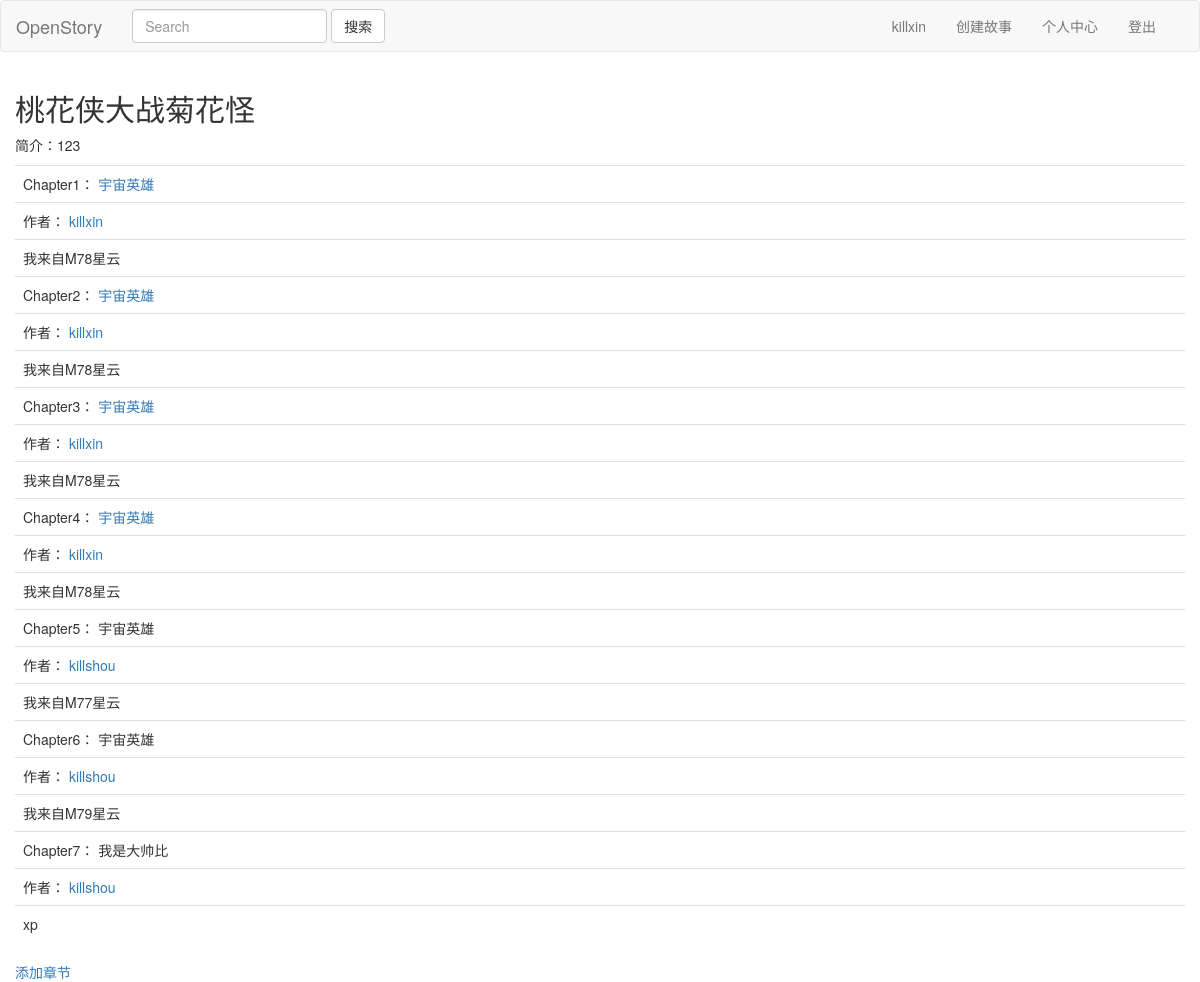
The page /story/view_story/3 (signed in) on the database its author committed.
### story/models.py (models this page shows)
class Story(models.Model):
    title = models.TextField(default='')
    brief = models.TextField(default='')
    owner = models.ForeignKey(User,default=None)

class Chapter(models.Model):
    subtitle = models.TextField(default='')
    content = models.TextField(default='')
    story = models.ForeignKey(Story, default=None)
    writter = models.ForeignKey(User, default=None)

### story/views.py (the view)
# urls.py: url(r'^view_story/(\d+)$', views.view_story, name='viewstory'),
def view_story(request, id):
    story = Story.objects.get(id=id)
    return render(request, 'story.html', {'story':story,})

### story/templates/story.html (shortened to what this page needs)
{% extends 'base.html' %} {% block header %}
<h2>{{ story.title }}</h2>
<p>简介：{{ story.brief }}</p>
{% endblock %} {% block content %}
<table class='table'>
    {% for chapter in story.chapter_set.all %}
    <tr>
        <td>
            Chapter{{ forloop.counter }}：
            {% if chapter.writter == request.user %} {% include 'chapter.html' %}
            <a href='' data-toggle="modal" data-target="#changechapter{{ chapter.id }}">{{ chapter.subtitle }}</a>
            {% else %}
            {{ chapter.subtitle }}
            {% endif %}
        </td>
    </tr>
    <tr>
        <td>
            作者：
            <a href="{% url 'author' chapter.writter.username %}">{{ chapter.writter.username }}</a>
        </td>
    </tr>
    <tr>
        <td>{{ chapter.content }}</td>
    </tr>
    {% endfor %}
</table>
{% if request.user.is_authenticated %}
<a href='' data-toggle="modal" data-target="#newchapter">添加章节</a>
{% endif %}
{% endblock %}

### author/templates/navbar.html (shortened to what this page needs)
<nav class="navbar navbar-default">
    <div class="navbar-header">
        <a class="navbar-brand" href="{% url 'home' %}">OpenStory</a>
    </div>
    <div>
        <form class="navbar-form navbar-left" method="POST" action="{% url 'search' %}">
            <input type="text" class="form-control" placeholder="Search" name="keyword">
            <button type="submit" class="btn btn-default">搜索</button>
        </form>
        <div class="navbar-right" style="margin-right:2em">
            {% if request.user.is_authenticated %}
            <ul class="nav navbar-nav">
                <li class="navbar-text">{{ request.user.username }}</li>
                <li><a href='' data-toggle="modal" data-target="#newstory">创建故事</a></li>
                <li><a href="/{{ request.user.username }}">个人中心</a></li>
                <li><a href="{% url 'logout' %}">登出</a></li>
            </ul>
            {% else %}
            <button type="button" class="btn navbar-btn" data-toggle="modal" data-target="#login">登录</button>
            <button type="button" class="btn navbar-btn" data-toggle="modal" data-target="#signin">注册</button>
            {% include 'login.html' %}
            {% include 'signin.html' %}
            {% endif %}
        </div>
    </div>
</nav>

### rows shown on the page
Story: title "桃花侠大战菊花怪", brief "123"
Chapter: subtitle "宇宙英雄", writter.username "killxin", content "我来自M78星云"
Chapter: subtitle "宇宙英雄", writter.username "killxin", content "我来自M78星云"
Chapter: subtitle "宇宙英雄", writter.username "killxin", content "我来自M78星云"
Chapter: subtitle "宇宙英雄", writter.username "killxin", content "我来自M78星云"
Chapter: subtitle "宇宙英雄", writter.username "killshou", content "我来自M77星云"
Chapter: subtitle "宇宙英雄", writter.username "killshou", content "我来自M79星云"
Chapter: subtitle "我是大帅比", writter.username "killshou", content "xp"

### other values the page prints
{{ request.user.username }} "killxin"
